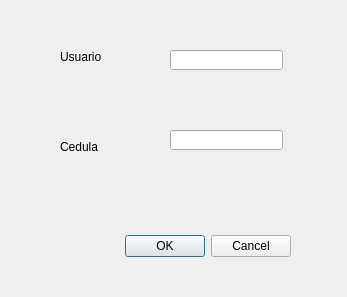
<?xml version="1.0" encoding="UTF-8"?>
<ui version="4.0">
 <class>Dialog</class>
 <widget class="QDialog" name="Dialog">
  <property name="geometry">
   <rect>
    <x>0</x>
    <y>0</y>
    <width>347</width>
    <height>297</height>
   </rect>
  </property>
  <property name="windowTitle">
   <string>Dialog</string>
  </property>
  <widget class="QDialogButtonBox" name="ingreboton">
   <property name="geometry">
    <rect>
     <x>-50</x>
     <y>230</y>
     <width>341</width>
     <height>32</height>
    </rect>
   </property>
   <property name="orientation">
    <enum>Qt::Horizontal</enum>
   </property>
   <property name="standardButtons">
    <set>QDialogButtonBox::Cancel|QDialogButtonBox::Ok</set>
   </property>
  </widget>
  <widget class="QLabel" name="label">
   <property name="geometry">
    <rect>
     <x>60</x>
     <y>50</y>
     <width>47</width>
     <height>13</height>
    </rect>
   </property>
   <property name="text">
    <string>Usuario</string>
   </property>
  </widget>
  <widget class="QLabel" name="label_2">
   <property name="geometry">
    <rect>
     <x>60</x>
     <y>140</y>
     <width>47</width>
     <height>13</height>
    </rect>
   </property>
   <property name="text">
    <string>Cedula</string>
   </property>
  </widget>
  <widget class="QLineEdit" name="nombre">
   <property name="geometry">
    <rect>
     <x>170</x>
     <y>50</y>
     <width>113</width>
     <height>20</height>
    </rect>
   </property>
  </widget>
  <widget class="QLineEdit" name="cedula">
   <property name="geometry">
    <rect>
     <x>170</x>
     <y>130</y>
     <width>113</width>
     <height>20</height>
    </rect>
   </property>
  </widget>
 </widget>
 <resources/>
 <connections>
  <connection>
   <sender>ingreboton</sender>
   <signal>accepted()</signal>
   <receiver>Dialog</receiver>
   <slot>accept()</slot>
   <hints>
    <hint type="sourcelabel">
     <x>248</x>
     <y>254</y>
    </hint>
    <hint type="destinationlabel">
     <x>157</x>
     <y>274</y>
    </hint>
   </hints>
  </connection>
  <connection>
   <sender>ingreboton</sender>
   <signal>rejected()</signal>
   <receiver>Dialog</receiver>
   <slot>reject()</slot>
   <hints>
    <hint type="sourcelabel">
     <x>316</x>
     <y>260</y>
    </hint>
    <hint type="destinationlabel">
     <x>286</x>
     <y>274</y>
    </hint>
   </hints>
  </connection>
 </connections>
</ui>
